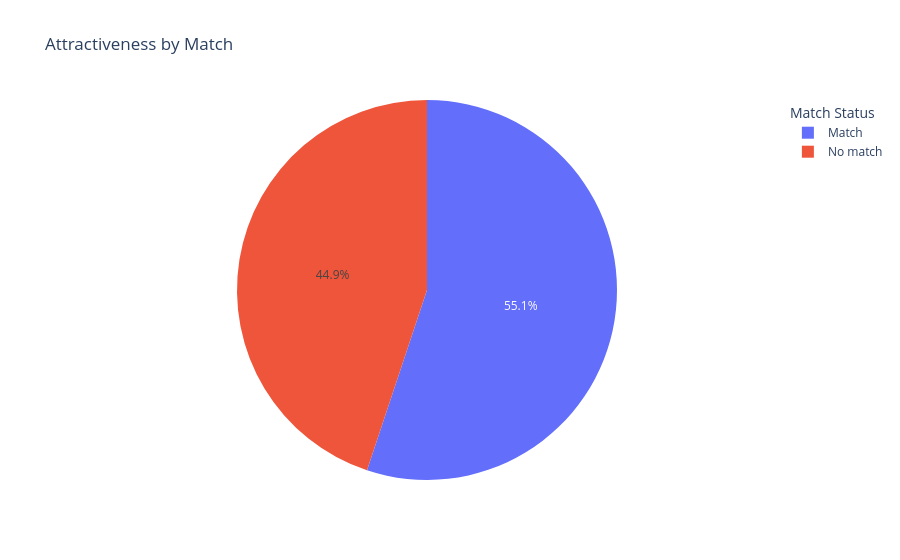

Notebook source saved alongside this figure:
### Code cell
df_attributes_by_match = df.groupby('match')['attr'].mean()
df_pie = df_attributes_by_match.reset_index()
df_pie['match_label'] = df_pie['match'].map({0: "No match", 1: "Match"})

fig = px.pie(
    df_pie,
    values='attr',
    names='match_label',
    title='Attractiveness by Match'
)
fig.update_layout(
    legend_title_text="Match Status"
)
fig.show()

### Figure 1 — Plotly figure (JSON) as saved in the notebook; plotly's stock layout.template omitted (floating-point values rounded to 4 significant figures)
{"data": [{"domain": {"x": [0, 1], "y": [0, 1]}, "hovertemplate": "match_label=%{label}<br>attr=%{value}<extra></extra>", "labels": ["No match", "Match"], "legendgroup": "", "name": "", "showlegend": true, "type": "pie", "values": [5.961, 7.32]}], "layout": {"legend": {"title": {"text": "Match Status"}, "tracegroupgap": 0}, "title": {"text": "Attractiveness by Match"}}}
